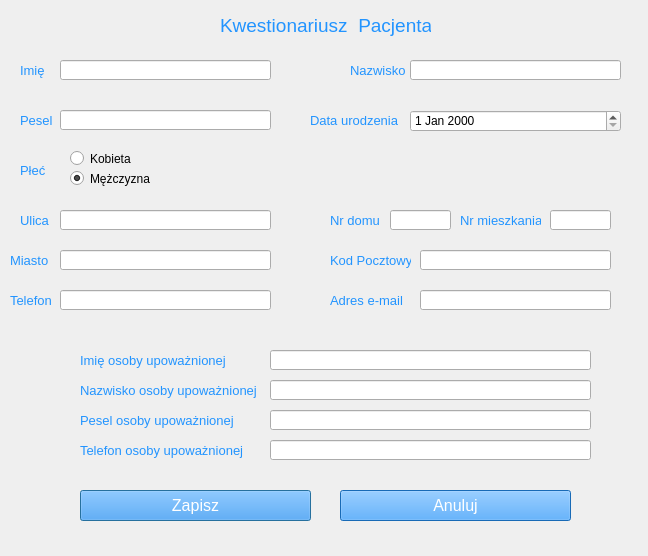
<?xml version="1.0" encoding="UTF-8"?>
<ui version="4.0">
 <class>tdfdd</class>
 <widget class="QDialog" name="tdfdd">
  <property name="geometry">
   <rect>
    <x>0</x>
    <y>0</y>
    <width>648</width>
    <height>556</height>
   </rect>
  </property>
  <property name="windowTitle">
   <string>Dialog</string>
  </property>
  <widget class="QLineEdit" name="nameEditText">
   <property name="geometry">
    <rect>
     <x>60</x>
     <y>60</y>
     <width>211</width>
     <height>20</height>
    </rect>
   </property>
  </widget>
  <widget class="QLabel" name="titleLabel">
   <property name="geometry">
    <rect>
     <x>220</x>
     <y>10</y>
     <width>211</width>
     <height>31</height>
    </rect>
   </property>
   <property name="font">
    <font>
     <pointsize>14</pointsize>
    </font>
   </property>
   <property name="styleSheet">
    <string notr="true">color: rgb(34, 148, 255)</string>
   </property>
   <property name="text">
    <string>Kwestionariusz  Pacjenta</string>
   </property>
  </widget>
  <widget class="QLabel" name="nameLabel">
   <property name="geometry">
    <rect>
     <x>20</x>
     <y>60</y>
     <width>41</width>
     <height>21</height>
    </rect>
   </property>
   <property name="font">
    <font>
     <pointsize>10</pointsize>
    </font>
   </property>
   <property name="styleSheet">
    <string notr="true">color: rgb(34, 148, 255)</string>
   </property>
   <property name="text">
    <string>Imię</string>
   </property>
  </widget>
  <widget class="QLabel" name="peselLabel">
   <property name="geometry">
    <rect>
     <x>20</x>
     <y>110</y>
     <width>41</width>
     <height>21</height>
    </rect>
   </property>
   <property name="font">
    <font>
     <pointsize>10</pointsize>
    </font>
   </property>
   <property name="styleSheet">
    <string notr="true">color: rgb(34, 148, 255)</string>
   </property>
   <property name="text">
    <string>Pesel</string>
   </property>
  </widget>
  <widget class="QLineEdit" name="surnameEditText">
   <property name="geometry">
    <rect>
     <x>410</x>
     <y>60</y>
     <width>211</width>
     <height>20</height>
    </rect>
   </property>
  </widget>
  <widget class="QLabel" name="surnameLabel">
   <property name="geometry">
    <rect>
     <x>350</x>
     <y>50</y>
     <width>61</width>
     <height>41</height>
    </rect>
   </property>
   <property name="font">
    <font>
     <pointsize>10</pointsize>
    </font>
   </property>
   <property name="styleSheet">
    <string notr="true">color: rgb(34, 148, 255)</string>
   </property>
   <property name="text">
    <string>Nazwisko</string>
   </property>
  </widget>
  <widget class="QLineEdit" name="peselEditText">
   <property name="geometry">
    <rect>
     <x>60</x>
     <y>110</y>
     <width>211</width>
     <height>20</height>
    </rect>
   </property>
  </widget>
  <widget class="QLabel" name="birthDateLabel">
   <property name="geometry">
    <rect>
     <x>310</x>
     <y>110</y>
     <width>91</width>
     <height>21</height>
    </rect>
   </property>
   <property name="font">
    <font>
     <pointsize>10</pointsize>
    </font>
   </property>
   <property name="styleSheet">
    <string notr="true">color: rgb(34, 148, 255)</string>
   </property>
   <property name="text">
    <string>Data urodzenia</string>
   </property>
  </widget>
  <widget class="QDateEdit" name="birthDateEditText">
   <property name="geometry">
    <rect>
     <x>410</x>
     <y>110</y>
     <width>211</width>
     <height>22</height>
    </rect>
   </property>
  </widget>
  <widget class="QLabel" name="sexLabel">
   <property name="geometry">
    <rect>
     <x>20</x>
     <y>160</y>
     <width>31</width>
     <height>21</height>
    </rect>
   </property>
   <property name="font">
    <font>
     <pointsize>10</pointsize>
    </font>
   </property>
   <property name="styleSheet">
    <string notr="true">color: rgb(34, 148, 255)</string>
   </property>
   <property name="text">
    <string>Płeć</string>
   </property>
  </widget>
  <widget class="QLabel" name="streetLabel">
   <property name="geometry">
    <rect>
     <x>20</x>
     <y>210</y>
     <width>31</width>
     <height>21</height>
    </rect>
   </property>
   <property name="font">
    <font>
     <pointsize>10</pointsize>
    </font>
   </property>
   <property name="styleSheet">
    <string notr="true">color: rgb(34, 148, 255)</string>
   </property>
   <property name="text">
    <string>Ulica</string>
   </property>
  </widget>
  <widget class="QLineEdit" name="streetEditText">
   <property name="geometry">
    <rect>
     <x>60</x>
     <y>210</y>
     <width>211</width>
     <height>20</height>
    </rect>
   </property>
  </widget>
  <widget class="QLabel" name="houseNumberLabel">
   <property name="geometry">
    <rect>
     <x>330</x>
     <y>210</y>
     <width>51</width>
     <height>21</height>
    </rect>
   </property>
   <property name="font">
    <font>
     <pointsize>10</pointsize>
    </font>
   </property>
   <property name="styleSheet">
    <string notr="true">color: rgb(34, 148, 255)</string>
   </property>
   <property name="text">
    <string>Nr domu</string>
   </property>
  </widget>
  <widget class="QLineEdit" name="houseNumerEditText">
   <property name="geometry">
    <rect>
     <x>390</x>
     <y>210</y>
     <width>61</width>
     <height>20</height>
    </rect>
   </property>
  </widget>
  <widget class="QLabel" name="numberFlatLabel">
   <property name="geometry">
    <rect>
     <x>460</x>
     <y>210</y>
     <width>81</width>
     <height>21</height>
    </rect>
   </property>
   <property name="font">
    <font>
     <pointsize>10</pointsize>
    </font>
   </property>
   <property name="styleSheet">
    <string notr="true">color: rgb(34, 148, 255)</string>
   </property>
   <property name="text">
    <string>Nr mieszkania</string>
   </property>
  </widget>
  <widget class="QLineEdit" name="numberFlatEditText">
   <property name="geometry">
    <rect>
     <x>550</x>
     <y>210</y>
     <width>61</width>
     <height>20</height>
    </rect>
   </property>
  </widget>
  <widget class="QLabel" name="phoneLabel">
   <property name="geometry">
    <rect>
     <x>10</x>
     <y>290</y>
     <width>71</width>
     <height>21</height>
    </rect>
   </property>
   <property name="font">
    <font>
     <pointsize>10</pointsize>
    </font>
   </property>
   <property name="styleSheet">
    <string notr="true">color: rgb(34, 148, 255)</string>
   </property>
   <property name="text">
    <string>Telefon</string>
   </property>
  </widget>
  <widget class="QLineEdit" name="cityEditText">
   <property name="geometry">
    <rect>
     <x>60</x>
     <y>250</y>
     <width>211</width>
     <height>20</height>
    </rect>
   </property>
  </widget>
  <widget class="QLabel" name="emailLabel">
   <property name="geometry">
    <rect>
     <x>330</x>
     <y>290</y>
     <width>81</width>
     <height>21</height>
    </rect>
   </property>
   <property name="font">
    <font>
     <pointsize>10</pointsize>
    </font>
   </property>
   <property name="styleSheet">
    <string notr="true">color: rgb(34, 148, 255)</string>
   </property>
   <property name="text">
    <string>Adres e-mail</string>
   </property>
  </widget>
  <widget class="QLineEdit" name="postCodeEditText">
   <property name="geometry">
    <rect>
     <x>420</x>
     <y>250</y>
     <width>191</width>
     <height>20</height>
    </rect>
   </property>
  </widget>
  <widget class="QLabel" name="nameAuthorizedPersonLabel">
   <property name="geometry">
    <rect>
     <x>80</x>
     <y>350</y>
     <width>171</width>
     <height>21</height>
    </rect>
   </property>
   <property name="font">
    <font>
     <pointsize>10</pointsize>
    </font>
   </property>
   <property name="styleSheet">
    <string notr="true">color: rgb(34, 148, 255)</string>
   </property>
   <property name="text">
    <string>Imię osoby upoważnionej</string>
   </property>
  </widget>
  <widget class="QLineEdit" name="phoneEditText">
   <property name="geometry">
    <rect>
     <x>60</x>
     <y>290</y>
     <width>211</width>
     <height>20</height>
    </rect>
   </property>
  </widget>
  <widget class="QLabel" name="surnameAuthorizedPersonLabel">
   <property name="geometry">
    <rect>
     <x>80</x>
     <y>380</y>
     <width>181</width>
     <height>21</height>
    </rect>
   </property>
   <property name="font">
    <font>
     <pointsize>10</pointsize>
    </font>
   </property>
   <property name="styleSheet">
    <string notr="true">color: rgb(34, 148, 255)</string>
   </property>
   <property name="text">
    <string>Nazwisko osoby upoważnionej</string>
   </property>
  </widget>
  <widget class="QLineEdit" name="emailEditText">
   <property name="geometry">
    <rect>
     <x>420</x>
     <y>290</y>
     <width>191</width>
     <height>20</height>
    </rect>
   </property>
  </widget>
  <widget class="QLabel" name="peselAuthorizedPersonLabel">
   <property name="geometry">
    <rect>
     <x>80</x>
     <y>410</y>
     <width>181</width>
     <height>21</height>
    </rect>
   </property>
   <property name="font">
    <font>
     <pointsize>10</pointsize>
    </font>
   </property>
   <property name="styleSheet">
    <string notr="true">color: rgb(34, 148, 255)</string>
   </property>
   <property name="text">
    <string>Pesel osoby upoważnionej</string>
   </property>
  </widget>
  <widget class="QLineEdit" name="nameAuthorizedPersonEditText">
   <property name="geometry">
    <rect>
     <x>270</x>
     <y>350</y>
     <width>321</width>
     <height>20</height>
    </rect>
   </property>
   <property name="focusPolicy">
    <enum>Qt::StrongFocus</enum>
   </property>
  </widget>
  <widget class="QPushButton" name="saveButton">
   <property name="geometry">
    <rect>
     <x>80</x>
     <y>490</y>
     <width>231</width>
     <height>31</height>
    </rect>
   </property>
   <property name="font">
    <font>
     <pointsize>12</pointsize>
    </font>
   </property>
   <property name="styleSheet">
    <string notr="true">background-color: rgb(34, 148, 255); color: rgb(255, 255, 255)</string>
   </property>
   <property name="text">
    <string>Zapisz</string>
   </property>
  </widget>
  <widget class="QLabel" name="cityLabel">
   <property name="geometry">
    <rect>
     <x>10</x>
     <y>250</y>
     <width>41</width>
     <height>21</height>
    </rect>
   </property>
   <property name="font">
    <font>
     <pointsize>10</pointsize>
    </font>
   </property>
   <property name="styleSheet">
    <string notr="true">color: rgb(34, 148, 255)</string>
   </property>
   <property name="text">
    <string>Miasto</string>
   </property>
  </widget>
  <widget class="QLabel" name="postcodeLabel">
   <property name="geometry">
    <rect>
     <x>330</x>
     <y>250</y>
     <width>81</width>
     <height>21</height>
    </rect>
   </property>
   <property name="font">
    <font>
     <pointsize>10</pointsize>
    </font>
   </property>
   <property name="styleSheet">
    <string notr="true">color: rgb(34, 148, 255)</string>
   </property>
   <property name="text">
    <string>Kod Pocztowy</string>
   </property>
  </widget>
  <widget class="QLabel" name="phoneAuthorizedPersonLabel">
   <property name="geometry">
    <rect>
     <x>80</x>
     <y>440</y>
     <width>181</width>
     <height>21</height>
    </rect>
   </property>
   <property name="font">
    <font>
     <pointsize>10</pointsize>
    </font>
   </property>
   <property name="styleSheet">
    <string notr="true">color: rgb(34, 148, 255)</string>
   </property>
   <property name="text">
    <string>Telefon osoby upoważnionej</string>
   </property>
  </widget>
  <widget class="QRadioButton" name="radioButton">
   <property name="geometry">
    <rect>
     <x>-190</x>
     <y>280</y>
     <width>82</width>
     <height>17</height>
    </rect>
   </property>
   <property name="text">
    <string>RadioButton</string>
   </property>
  </widget>
  <widget class="QRadioButton" name="womanRadioButton">
   <property name="geometry">
    <rect>
     <x>70</x>
     <y>150</y>
     <width>82</width>
     <height>17</height>
    </rect>
   </property>
   <property name="text">
    <string>Kobieta</string>
   </property>
  </widget>
  <widget class="QRadioButton" name="menRadioButton">
   <property name="geometry">
    <rect>
     <x>70</x>
     <y>170</y>
     <width>82</width>
     <height>17</height>
    </rect>
   </property>
   <property name="text">
    <string>Mężczyzna</string>
   </property>
   <property name="checked">
    <bool>true</bool>
   </property>
  </widget>
  <widget class="QPushButton" name="cancelButton">
   <property name="geometry">
    <rect>
     <x>340</x>
     <y>490</y>
     <width>231</width>
     <height>31</height>
    </rect>
   </property>
   <property name="font">
    <font>
     <pointsize>12</pointsize>
    </font>
   </property>
   <property name="styleSheet">
    <string notr="true">background-color: rgb(34, 148, 255); color: rgb(255, 255, 255)</string>
   </property>
   <property name="text">
    <string>Anuluj</string>
   </property>
  </widget>
  <widget class="QLineEdit" name="surnameAuthorizedPersonEditText">
   <property name="geometry">
    <rect>
     <x>270</x>
     <y>380</y>
     <width>321</width>
     <height>20</height>
    </rect>
   </property>
   <property name="focusPolicy">
    <enum>Qt::StrongFocus</enum>
   </property>
  </widget>
  <widget class="QLineEdit" name="peselAuthorizedPersonEditText">
   <property name="geometry">
    <rect>
     <x>270</x>
     <y>410</y>
     <width>321</width>
     <height>20</height>
    </rect>
   </property>
   <property name="focusPolicy">
    <enum>Qt::StrongFocus</enum>
   </property>
  </widget>
  <widget class="QLineEdit" name="phoneAuthorizedPersonEditText">
   <property name="geometry">
    <rect>
     <x>270</x>
     <y>440</y>
     <width>321</width>
     <height>20</height>
    </rect>
   </property>
   <property name="focusPolicy">
    <enum>Qt::StrongFocus</enum>
   </property>
  </widget>
 </widget>
 <resources/>
 <connections/>
</ui>
